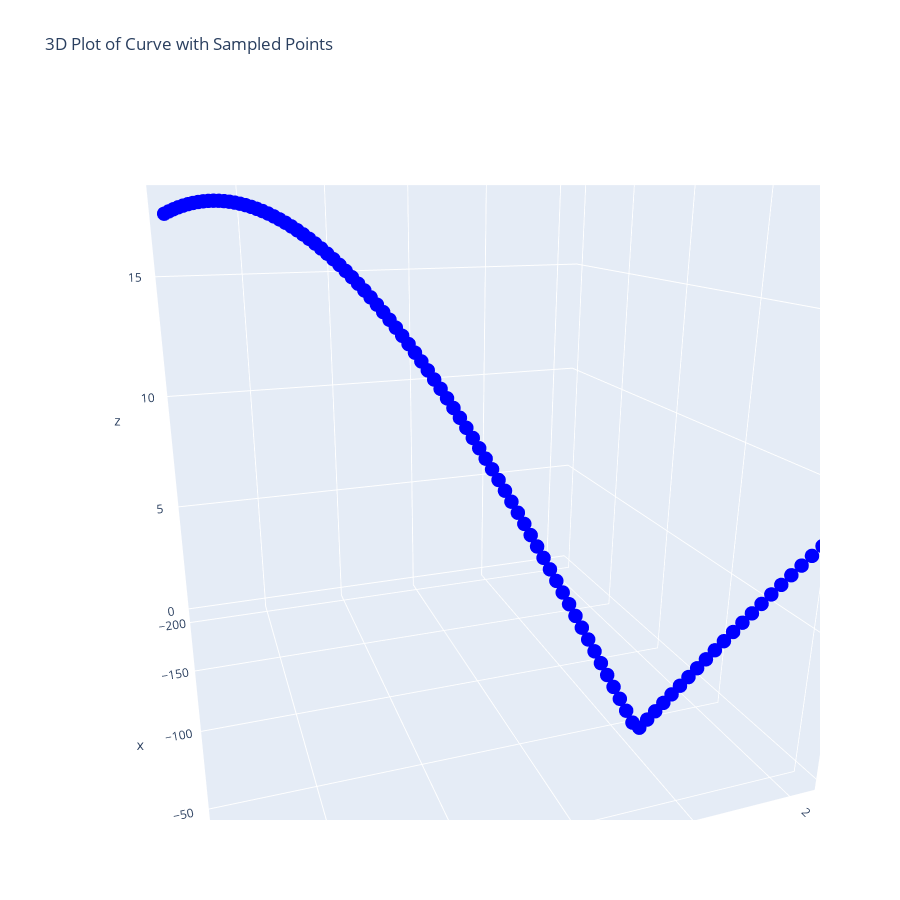

Source (notebook cell):
### Code cell
# Define the curve function
def curve_function(x):
    return np.abs(18 * np.cos(x / 90 - 4.3))

# Generate x values
x_values = np.linspace(5, -200, 100)

# Calculate corresponding z values for the curve
z_values_curve = curve_function(x_values)

# Sample 100 points from the curve
sample_indices = np.linspace(0, len(x_values) - 1, 100, dtype=int)
x_sampled = x_values[sample_indices]
z_sampled = z_values_curve[sample_indices]

# Add sampled points to the plot
fig = go.Figure(data=go.Scatter3d(
    x=x_sampled,
    y=0.012*x_sampled + 2,
    z=z_sampled,
    mode='markers',
    marker=dict(color='blue', size=5),
    name='Sampled Points'
))

# Set layout title and adjust camera perspective
fig.update_layout(title='3D Plot of Curve with Sampled Points', width=900, height=900,
                  scene=dict(camera=dict(eye=dict(x=1.5, y=-0.5, z=0.5))))

# Show plot
fig.show()

for x, y, z in zip(x_sampled, 0.05*x_sampled+2, z_sampled):
    print(f'({x:.2f}, {y:.2f}, {z:.2f})')
